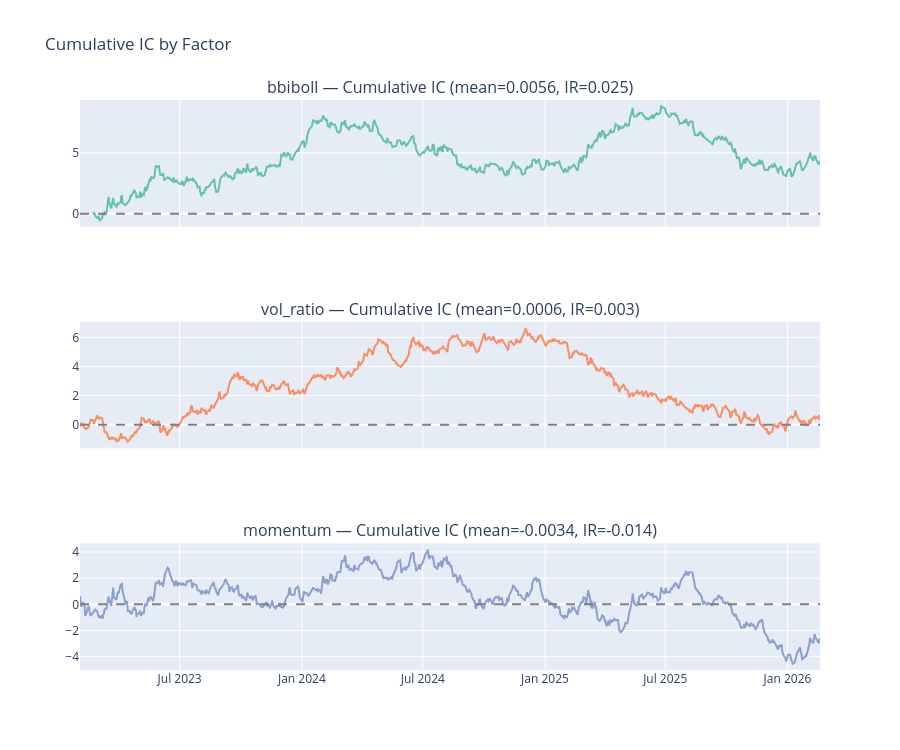

Notebook code cell kept with this figure:
### Code cell
# Plot cumulative IC for each factor
fig = make_subplots(rows=len(FACTOR_NAMES), cols=1, shared_xaxes=True,
                    subplot_titles=[f"{n} — Cumulative IC (mean={ic_results[n]['mean_ic']:.4f}, IR={ic_results[n]['ir']:.3f})"
                                   for n in FACTOR_NAMES])

colors = px.colors.qualitative.Set2
for i, name in enumerate(FACTOR_NAMES):
    ic_df = ic_results[name]["ic_series"]
    dates = ic_df[DATE_COL].to_list()
    cum_ic = np.cumsum(ic_df["ic"].to_numpy())
    fig.add_trace(
        go.Scatter(x=dates, y=cum_ic, name=name,
                   line=dict(color=colors[i % len(colors)])),
        row=i + 1, col=1
    )
    fig.add_hline(y=0, line_dash="dash", line_color="gray", row=i + 1, col=1)

fig.update_layout(height=250 * len(FACTOR_NAMES), title="Cumulative IC by Factor",
                  showlegend=False)
fig.show()

### Figure 1 — Plotly figure (JSON) as saved in the notebook; plotly's stock layout.template omitted (floating-point values rounded to 4 significant figures; data arrays with more than 128 entries replaced by an {"elided": "..."} marker saying what was removed)
{"data": [{"line": {"color": "rgb(102,194,165)"}, "name": "bbiboll", "type": "scatter", "x": {"elided": "752 str values"}, "xaxis": "x", "y": {"elided": "752 float values"}, "yaxis": "y"}, {"line": {"color": "rgb(252,141,98)"}, "name": "vol_ratio", "type": "scatter", "x": {"elided": "765 str values"}, "xaxis": "x2", "y": {"elided": "765 float values"}, "yaxis": "y2"}, {"line": {"color": "rgb(141,160,203)"}, "name": "momentum", "type": "scatter", "x": {"elided": "765 str values"}, "xaxis": "x3", "y": {"elided": "765 float values"}, "yaxis": "y3"}], "layout": {"annotations": [{"font": {"size": 16}, "showarrow": false, "text": "bbiboll — Cumulative IC (mean=0.0056, IR=0.025)", "x": 0.5, "xanchor": "center", "xref": "paper", "y": 1, "yanchor": "bottom", "yref": "paper"}, {"font": {"size": 16}, "showarrow": false, "text": "vol_ratio — Cumulative IC (mean=0.0006, IR=0.003)", "x": 0.5, "xanchor": "center", "xref": "paper", "y": 0.6111, "yanchor": "bottom", "yref": "paper"}, {"font": {"size": 16}, "showarrow": false, "text": "momentum — Cumulative IC (mean=-0.0034, IR=-0.014)", "x": 0.5, "xanchor": "center", "xref": "paper", "y": 0.2222, "yanchor": "bottom", "yref": "paper"}], "height": 750, "shapes": [{"line": {"color": "gray", "dash": "dash"}, "type": "line", "x0": 0, "x1": 1, "xref": "x domain", "y0": 0, "y1": 0, "yref": "y"}, {"line": {"color": "gray", "dash": "dash"}, "type": "line", "x0": 0, "x1": 1, "xref": "x2 domain", "y0": 0, "y1": 0, "yref": "y2"}, {"line": {"color": "gray", "dash": "dash"}, "type": "line", "x0": 0, "x1": 1, "xref": "x3 domain", "y0": 0, "y1": 0, "yref": "y3"}], "showlegend": false, "title": {"text": "Cumulative IC by Factor"}, "xaxis": {"anchor": "y", "domain": [0, 1], "matches": "x3", "showticklabels": false}, "xaxis2": {"anchor": "y2", "domain": [0, 1], "matches": "x3", "showticklabels": false}, "xaxis3": {"anchor": "y3", "domain": [0, 1]}, "yaxis": {"anchor": "x", "domain": [0.7778, 1]}, "yaxis2": {"anchor": "x2", "domain": [0.3889, 0.6111]}, "yaxis3": {"anchor": "x3", "domain": [0, 0.2222]}}}
